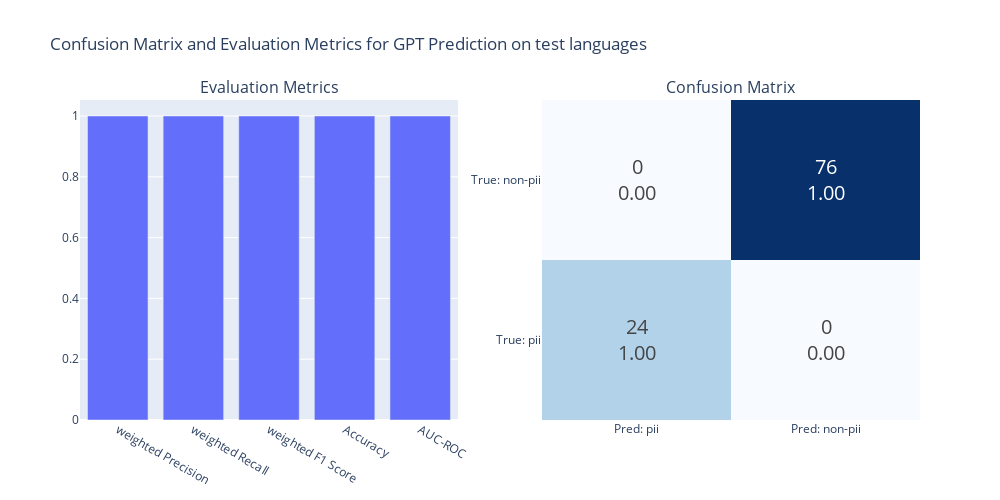

Here is the notebook cell this chart was saved with:
### Code cell
plot_gpt_results(results_test_languages_pii, "GPT Prediction on test languages")

### Figure 1 — Plotly figure (JSON) as saved in the notebook; plotly's stock layout.template omitted (floating-point values rounded to 4 significant figures)
{"data": [{"showlegend": false, "type": "bar", "x": ["weighted Precision", "weighted Recall", "weighted F1 Score", "Accuracy", "AUC-ROC"], "xaxis": "x", "y": [1, 1, 1, 1, 1], "yaxis": "y"}, {"colorscale": [[0, "rgb(247,251,255)"], [0.125, "rgb(222,235,247)"], [0.25, "rgb(198,219,239)"], [0.375, "rgb(158,202,225)"], [0.5, "rgb(107,174,214)"], [0.625, "rgb(66,146,198)"], [0.75, "rgb(33,113,181)"], [0.875, "rgb(8,81,156)"], [1, "rgb(8,48,107)"]], "showscale": false, "text": [["24<br>1.00", "0<br>0.00"], ["0<br>0.00", "76<br>1.00"]], "textfont": {"size": 20}, "texttemplate": "%{text}", "type": "heatmap", "x": ["Pred: pii", "Pred: non-pii"], "xaxis": "x2", "y": ["True: pii", "True: non-pii"], "yaxis": "y2", "z": [[24, 0], [0, 76]]}], "layout": {"annotations": [{"font": {"size": 16}, "showarrow": false, "text": "Evaluation Metrics", "x": 0.225, "xanchor": "center", "xref": "paper", "y": 1, "yanchor": "bottom", "yref": "paper"}, {"font": {"size": 16}, "showarrow": false, "text": "Confusion Matrix", "x": 0.775, "xanchor": "center", "xref": "paper", "y": 1, "yanchor": "bottom", "yref": "paper"}], "height": 500, "showlegend": false, "title": {"text": "Confusion Matrix and Evaluation Metrics for GPT Prediction on test languages"}, "width": 1000, "xaxis": {"anchor": "y", "domain": [0, 0.45]}, "xaxis2": {"anchor": "y2", "domain": [0.55, 1]}, "yaxis": {"anchor": "x", "domain": [0, 1]}, "yaxis2": {"anchor": "x2", "domain": [0, 1]}}}
